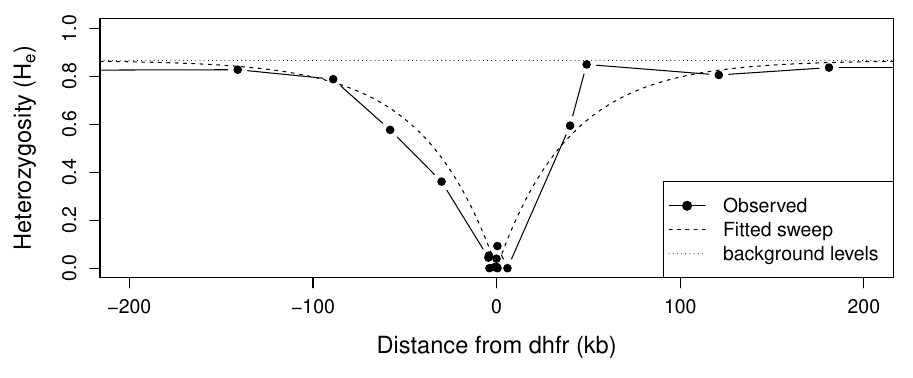

Reproduce this figure in R.
library("latex2exp")

dhfr<-read.csv(file="~/Dropbox/Courses/Popgen_teaching_Notes/Journal_figs/recom_selection//malaria_sweep/dhfr_sweep.csv")
#plot(dhfr$dist_dhfr_kb,dhfr$het_non_sweep,type="b",pch=19,ylim=c(0,1))
#points(dhfr$dist_dhfr_kb,dhfr$het_sweep,type="b")

#plot(dhfr$dist_dhfr_kb,dhfr$het_sweep/dhfr$het_non_sweep,type="b")

par(mar=c(5,5,1,1))
plot(dhfr$dist_dhfr_kb,dhfr$het_sweep,type="b",pch=19,ylim=c(0,1),xlim=c(-200,200),cex.axis=1.2,cex.lab=1.4,xlab="Distance from dhfr (kb)",ylab=TeX("Heterozygosity ($H_e$)"))

regional.het<-mean(dhfr$het_non_sweep)
abline(h=regional.het,lty=3)

dhfr$genetic.dist<-abs(dhfr$dist_dhfr_kb/(1500))




nls(het_sweep~ regional.het*(1-exp(-genetic.dist*tau)),data=dhfr,start=list(tau=10))

tau<-37.95 ##from nls fit
my.dists<-seq(min(dhfr$dist_dhfr_kb),max(dhfr$dist_dhfr_kb),length=1000)
my.genetic.dists<- abs(my.dists) /1500
my.pred.pi<-regional.het*(1-exp(-my.genetic.dists*tau))

lines(my.dists,my.pred.pi,lty=2)
legend(x="bottomright",lty=1:3,pch=c(19,NA,NA),legend=c("Observed","Fitted sweep","background levels"),cex=1.2)
dev.copy2pdf(file="~/Dropbox/Courses/Popgen_teaching_Notes/Journal_figs/recom_selection/malaria_sweep/dhfr_sweep.pdf")